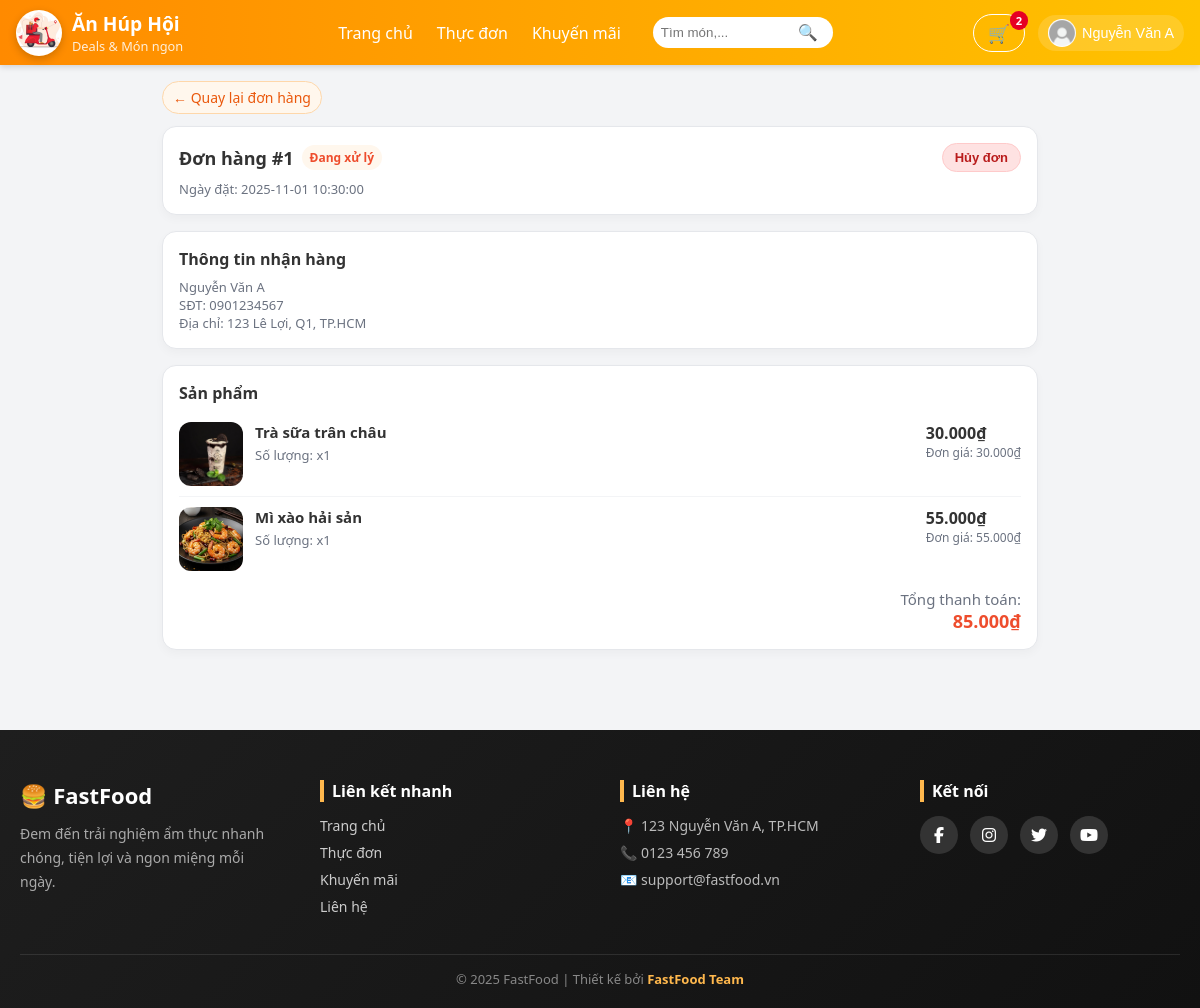
The app's page /pages/orderdetails.php?madh=1 (signed in) with its own data.
### tables this page shows
CREATE TABLE Users (
  UID INT AUTO_INCREMENT PRIMARY KEY,
  Hoten VARCHAR(100) NOT NULL,
  Taikhoan VARCHAR(50) UNIQUE NOT NULL,
  Matkhau VARCHAR(100) NOT NULL,
  Email VARCHAR(100) UNIQUE,
  DienthoaiKH VARCHAR(15),
  DiachiKH VARCHAR(255),
  Ngaysinh DATE,
  Role ENUM('khach','nhanvien','admin') NOT NULL DEFAULT 'khach'
);

CREATE TABLE Donhang (
  MaDH INT AUTO_INCREMENT PRIMARY KEY,
  TinhtrangDH VARCHAR(50) NOT NULL DEFAULT 'Đang xử lý',
  Ngaydat DATETIME DEFAULT NOW(),
  Ngaygiao DATETIME NULL,
  UID INT,
  FOREIGN KEY (UID) REFERENCES Users(UID)
);

CREATE TABLE Chitietdonhang (
  MaCTDH INT AUTO_INCREMENT PRIMARY KEY,
  MaDH INT,
  Mamon INT,
  Soluong INT NOT NULL,
  Dongia DECIMAL(10,2) NOT NULL,
  FOREIGN KEY (MaDH) REFERENCES Donhang(MaDH),
  FOREIGN KEY (Mamon) REFERENCES Monan(Mamon)
);

CREATE TABLE Monan (
  Mamon INT AUTO_INCREMENT PRIMARY KEY,
  Tenmon VARCHAR(100) NOT NULL,
  Giaban DECIMAL(10,2) NOT NULL,
  Giagoc DECIMAL(10,2) NOT NULL,
  Noidung VARCHAR(500),
  Anh VARCHAR(255),
  Maloai INT,
  FOREIGN KEY (Maloai) REFERENCES Loaimonan(Maloai)
);

### pages/orderdetails.php (the view, shortened to what this page needs)
<?php
require_once __DIR__ . '/../database/db.php';
$uid  = (int)$_SESSION['user_id'];
$madh = isset($_GET['madh']) ? (int)$_GET['madh'] : 0;
$sqlOrder = "
SELECT
    d.MaDH,
    d.TinhtrangDH,
    d.Ngaydat,
    d.Ngaygiao,
    u.Hoten,
    u.DienthoaiKH,
    u.DiachiKH
FROM Donhang d
JOIN Users u ON d.UID = u.UID
WHERE d.MaDH = ? AND d.UID = ?
LIMIT 1
";
$stmt = $conn->prepare($sqlOrder);
$stmt->bind_param("ii", $madh, $uid);
$stmt->execute();
$result = $stmt->get_result();
$order = $result->fetch_assoc();
$sqlItems = "
SELECT
    m.Tenmon,
    m.Anh,
    c.Soluong,
    c.Dongia,
    (c.Soluong * c.Dongia) AS ThanhTien
FROM Chitietdonhang c
JOIN Monan m ON c.Mamon = m.Mamon
WHERE c.MaDH = ?
";
$stmt2 = $conn->prepare($sqlItems);
$stmt2->bind_param("i", $madh);
$stmt2->execute();
$itemsRs = $stmt2->get_result();
$items = [];
$totalAmount = 0;
while ($row = $itemsRs->fetch_assoc()) {
    $items[] = $row;
    $totalAmount += $row['ThanhTien'];
}
?>
<!DOCTYPE html>
<html lang="vi">
<head>
  <link rel="stylesheet" href="/assets/css/orderdetails.css">
</head>
<body>
  <?php include __DIR__ . '/../includes/header.php'; ?>
  <div class="container">
    <a href="orders.php" class="back-link">← Quay lại đơn hàng</a>
    <div class="card" style="margin-top: 12px;">
      <div class="card-header">
        <h2>Đơn hàng #<?php echo (int)$order['MaDH']; ?></h2>
        <span class="order-status">
          <?php echo htmlspecialchars($order['TinhtrangDH']); ?>
        </span>
        <?php if ($order['TinhtrangDH'] === 'Đang xử lý'): ?>
          <form
            method="POST"
            action="orderdetails.php?madh=<?php echo (int)$order['MaDH']; ?>"
            class="cancel-form"
            onsubmit="return confirm('Bạn chắc chắn muốn hủy đơn này?');"
          >
            <button type="submit" class="btn-cancel">Hủy đơn</button>
          </form>
        <?php endif; ?>
      </div>
      <div class="muted">
        Ngày đặt: <?php echo htmlspecialchars($order['Ngaydat']); ?><br>
      </div>
    </div>
    <div class="card">
      <h3 style="margin-top:0;margin-bottom:8px;font-size:16px;">Thông tin nhận hàng</h3>
      <div class="muted">
        <?php echo htmlspecialchars($order['Hoten']); ?><br>
        SĐT: <?php echo htmlspecialchars($order['DienthoaiKH'] ?? ''); ?><br>
        Địa chỉ: <?php echo htmlspecialchars($order['DiachiKH'] ?? ''); ?>
      </div>
    </div>
    <div class="card">
      <h3 style="margin-top:0;margin-bottom:8px;font-size:16px;">Sản phẩm</h3>
      <div class="items-list">
        <?php foreach ($items as $it): ?>
          <div class="item-row">
            <img src="<?php echo "../../" . htmlspecialchars($it['Anh'] ?? 'assets/img/default.jpg'); ?>"
                 alt="Ảnh món"
                 class="item-img">
            <div class="item-info">
              <div class="item-name"><?php echo htmlspecialchars($it['Tenmon']); ?></div>
              <div class="item-meta">
                Số lượng: x<?php echo (int)$it['Soluong']; ?>
              </div>
            </div>
            <div class="item-price">
              <?php echo number_format($it['ThanhTien'], 0, ',', '.'); ?>₫
              <span>
                Đơn giá: <?php echo number_format($it['Dongia'], 0, ',', '.'); ?>₫
              </span>
            </div>
          </div>
        <?php endforeach; ?>
      </div>
      <div class="total-box">
        <span class="total-label">Tổng thanh toán:</span>
        <div class="total-value">
          <?php echo number_format($totalAmount, 0, ',', '.'); ?>₫
        </div>
      </div>
    </div>
  </div>
  <?php include __DIR__ . '/../includes/footer.php'; ?>
</body>
</html>

### includes/header.php (shortened to what this page needs)
<?php
$userInfo = null;
if (!empty($_SESSION['user_id']) && isset($conn)) {
  $uid = intval($_SESSION['user_id']);
  $sql = "SELECT UID AS id, Hoten AS username, Email AS email, '' AS avatar FROM Users WHERE UID = ?";
  if ($stmt = $conn->prepare($sql)) {
    $stmt->bind_param("i", $uid);
    $stmt->execute();
    $res = $stmt->get_result();
    if ($res && $res->num_rows > 0) {
      $userInfo = $res->fetch_assoc();
    }
  }
}
$cartCount = 0;
if (!empty($_SESSION['user_id']) && isset($conn)) {
  $uid = intval($_SESSION['user_id']);
    $sql = "SELECT SUM(Soluong) AS total FROM Giohang WHERE UID = ?";
    if ($stmt = $conn->prepare($sql)) {
        $stmt->bind_param("i", $uid);
        $stmt->execute();
        $res = $stmt->get_result();
        if ($res && $row = $res->fetch_assoc()) {
            $cartCount = $row['total'];
        }
    }
}
$cssPath = "/assets/css/header.css";
$logo    = '/assets/img/logo.jpg';
$logo_check = $_SERVER['DOCUMENT_ROOT'] . '/assets/img/logo.jpg';
$avatarDefault = "/assets/img/default-avatar.jpg";
?>
<!doctype html>
<html lang="vi">
<head>
  <link rel="stylesheet" href="<?php echo htmlspecialchars($cssPath); ?>">
</head>
<body>
<header class="site-header" role="banner">
  <div class="header-inner">
    <div class="header-left">
      <a href="/index.php" class="brand-link">
        <?php if (file_exists($logo_check)): ?>
          <img src="<?php echo $logo; ?>" alt="Logo" class="brand-logo">
        <?php else: ?>
          <div class="brand-icon">🍜</div>
        <?php endif; ?>
        <div class="brand-text">
          <span class="brand-name">Ăn Húp Hội</span>
          <small class="brand-slogan">Deals &amp; Món ngon</small>
        </div>
      </a>
    </div>
    <div class="header-center">
      <nav class="main-nav" aria-label="Primary navigation">
        <ul class="nav-list">
          <li><a href="/index.php">Trang chủ</a></li>
          <li><a href="/pages/menu.php">Thực đơn</a></li>
          <li><a href="/pages/deals.php">Khuyến mãi</a></li>
        </ul>
      </nav>
      <div class="search-wrap">
        <input id="header-search" class="search-input" type="search" placeholder="Tìm món,..." aria-label="Tìm kiếm">
        <button id="search-btn" class="search-btn" aria-label="Tìm">🔍</button>
      </div>
    </div>
    <div class="header-right">
      <div class="action-item">
        <a href="/pages/cart.php" class="btn-ghost cart-btn" aria-label="Giỏ hàng">
          🛒
          <?php if ( $cartCount > 0): ?>
            <span class="badge" id="cartBadge"><?php echo $cartCount; ?></span>
          <?php endif; ?>
        </a>
      </div>
      <div class="action-item dropdown" id="accountWrap">
        <?php if ($userInfo): ?>
          	<button id="accountBtn" class="account-btn" aria-haspopup="true" aria-expanded="false">
            <img class="avatar" src="<?php echo (!empty($userInfo['avatar']) && file_exists($userInfo['avatar'])) ? htmlspecialchars($userInfo['avatar']) : $avatarDefault; ?>" alt="avatar">
            <div>
              <span class="username"><?php echo htmlspecialchars($userInfo['username']); ?></span>
            </div>
          </button>
        <?php else: ?>
          <a href="/pages/login.php" class="btn btn-primary">Đăng nhập</a>
        <?php endif; ?>
      </div>
    </div>
  </div>
</header>
</body>
</html>

### includes/footer.php (shortened to what this page needs)
<footer class="site-footer">
  <div class="footer-container">
    <div class="footer-col brand">
      <h2>🍔 FastFood</h2>
      <p>Đem đến trải nghiệm ẩm thực nhanh chóng, tiện lợi và ngon miệng mỗi ngày.</p>
    </div>
    <div class="footer-col">
      <h4>Liên kết nhanh</h4>
      <ul>
        <li><a href="index.php">Trang chủ</a></li>
        <li><a href="menu.php">Thực đơn</a></li>
        <li><a href="deals.php">Khuyến mãi</a></li>
        <li><a href="contact.php">Liên hệ</a></li>
      </ul>
    </div>
    <div class="footer-col">
      <h4>Liên hệ</h4>
      <ul class="contact-info">
        <li>📍 123 Nguyễn Văn A, TP.HCM</li>
        <li>📞 0123 456 789</li>
        <li>📧 support@fastfood.vn</li>
      </ul>
    </div>
    <div class="footer-col">
      <h4>Kết nối</h4>
      <div class="social-links">
        <a href="#"><i class="fab fa-facebook-f"></i></a>
        <a href="#"><i class="fab fa-instagram"></i></a>
        <a href="#"><i class="fab fa-twitter"></i></a>
        <a href="#"><i class="fab fa-youtube"></i></a>
      </div>
    </div>
  </div>
  <div class="footer-bottom">
    <p>&copy; <?php echo date("Y"); ?> FastFood | Thiết kế bởi <span>FastFood Team</span></p>
  </div>
</footer>
<link rel="stylesheet" href="https://cdnjs.cloudflare.com/ajax/libs/font-awesome/6.5.0/css/all.min.css">
<link rel="stylesheet" href="/assets/css/footer.css">

### assets/css/orderdetails.css (style rules this page uses)
:root { --primary: #f97316; --primary-dark: #ea580c; --primary-soft: #fff7ed; --border-soft: #e5e7eb; --text-main: #111827; --text-sub: #6b7280; --bg-page: #f3f4f6; }
body { margin: 0; font-family: system-ui, -apple-system, "Segoe UI", Roboto, Arial, sans-serif; background: var(--bg-page); color: var(--text-main); }
.container { max-width: 900px; margin: 16px auto 32px; padding: 0 12px 24px; }
.card { background: #ffffff; border-radius: 14px; padding: 16px; border: 1px solid var(--border-soft); box-shadow: 0 4px 10px rgba(0,0,0,0.03); margin-bottom: 16px; }
.card-header { display: flex; justify-content: space-between; align-items: center; gap: 8px; margin-bottom: 8px; flex-wrap: wrap; }
.card-header h2 { margin: 0; font-size: 18px; }
.order-status { font-size: 12px; font-weight: 600; padding: 4px 8px; border-radius: 999px; background: var(--primary-soft); color: #EE4D2D; white-space: nowrap; }
.muted { color: var(--text-sub); font-size: 13px; }
.items-list { margin-top: 8px; }
.item-row { display: flex; gap: 12px; padding: 10px 0; border-bottom: 1px solid #f3f4f6; }
.item-row:last-child { border-bottom: none; }
.item-img { width: 64px; height: 64px; border-radius: 0.75rem; object-fit: cover; }
.item-info { flex: 1; min-width: 0; }
.item-name { font-size: 15px; font-weight: 600; margin-bottom: 4px; }
.item-meta { font-size: 13px; color: var(--text-sub); }
.item-price { white-space: nowrap; font-weight: 600; }
.item-price span { display: block; font-size: 12px; color: var(--text-sub); font-weight: 400; }
.total-box { text-align: right; font-size: 15px; margin-top: 8px; }
.total-label { color: var(--text-sub); }
.total-value { font-size: 18px; font-weight: 700; color: #EE4D2D; }
.back-link { display: inline-flex; align-items: center; gap: 4px; text-decoration: none; font-size: 14px; color: var(--primary-dark); padding: 6px 10px; border-radius: 999px; background: #fff7ed; border: 1px solid #fed7aa; }
.cancel-form { margin-left: auto; }
.btn-cancel { border: none; padding: 6px 12px; border-radius: 999px; font-size: 13px; font-weight: 600; cursor: pointer; background: #fee2e2; color: #b91c1c; border: 1px solid #fecaca; transition: all 0.15s ease; }

### assets/css/footer.css (style rules this page uses)
.site-footer { background: linear-gradient(135deg, #1e1e1e, #111); color: #ccc; padding: 50px 20px 20px; margin-top: 40px; font-family: "Segoe UI", Arial, sans-serif; }
.footer-container { display: grid; grid-template-columns: repeat(auto-fit, minmax(220px, 1fr)); gap: 40px; max-width: 1200px; margin: auto; }
.footer-col h2 { color: #fff; font-size: 22px; margin-bottom: 12px; }
.footer-col h4 { color: #fff; font-size: 16px; margin-bottom: 14px; border-left: 4px solid #ffb84d; padding-left: 8px; }
.footer-col p { font-size: 14px; line-height: 1.7; color: #aaa; }
.footer-col ul { list-style: none; padding: 0; }
.footer-col ul li { margin: 8px 0; font-size: 14px; }
.footer-col ul li a { color: #ccc; text-decoration: none; transition: color 0.25s; }
.contact-info li { font-size: 14px; color: #bbb; }
.social-links { display: flex; gap: 12px; }
.social-links a { display: flex; align-items: center; justify-content: center; width: 38px; height: 38px; border-radius: 50%; background: #333; color: #fff; font-size: 16px; transition: 0.3s; text-decoration: none; }
.footer-bottom { text-align: center; margin-top: 30px; border-top: 1px solid rgba(255,255,255,0.1); padding-top: 15px; font-size: 13px; color: #888; }
.footer-bottom span { color: #ffb84d; font-weight: 600; }

### records on screen
users: Hoten "Nguyễn Văn A"
donhang: MaDH "1", TinhtrangDH "Đang xử lý", Ngaydat "2025-11-01 10:30:00", UID.Hoten "Nguyễn Văn A", UID.DienthoaiKH "0901234567", UID.DiachiKH "123 Lê Lợi, Q1, TP.HCM"
chitietdonhang: Mamon.Anh (picture), Mamon.Tenmon "Trà sữa trân châu", Soluong "1", ThanhTien "30.000", Dongia "30.000"
chitietdonhang: Mamon.Anh (picture), Mamon.Tenmon "Mì xào hải sản", Soluong "1", ThanhTien "55.000", Dongia "55.000"

### other values on screen
$cartCount "2"
$totalAmount "85.000"
